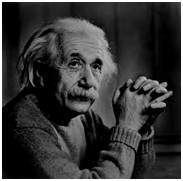
#> input picture Assignment_3/resources/gray.jpg, 183 x 181 px
$ python Q1_linear.py
#> lines starting #> are read from the running program, lines starting #| are printed output that depends on the picture
# Implement basic gray level transformation for the Linear
import cv2
import numpy as np

img = cv2.imread('resources/gray.jpg')
#> img is the input picture: shape (181, 183, 3); min 0, max 255, mean 55.2

out = 2.0 * img
out[out > 255] = 255
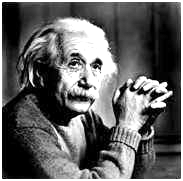
#> out: shape (181, 183, 3) float64; min 0, max 255, mean 97.3
out = np.around(out)
out = out.astype(np.uint8)

cv2.imshow("Original Image", img)
cv2.imshow("Linear transformed", out)

cv2.waitKey(0)
cv2.destroyAllWindows()
